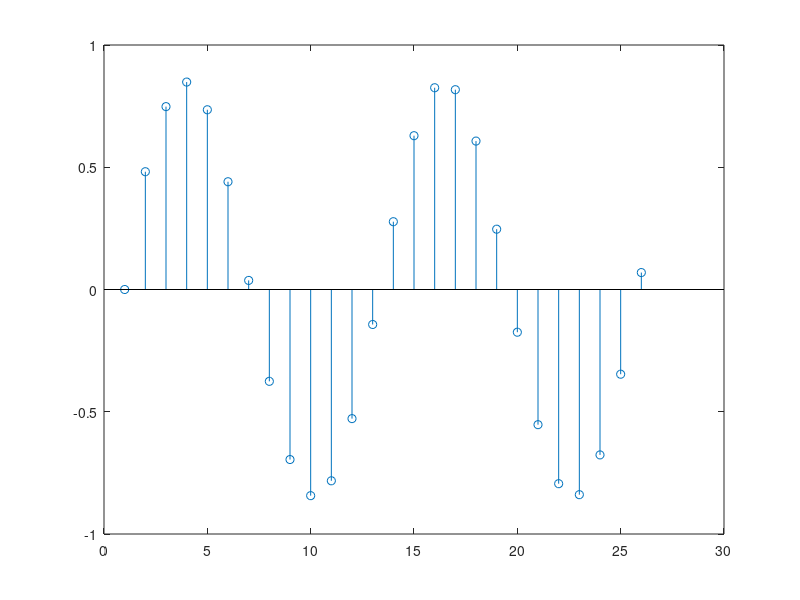

Recreate this plot in MATLAB.
% Sinyal sin parameters 
f = 2; % Frekuensi sinyal sin (contoh)
fs = 25;
ts = 1/fs;
t = 0:ts:1; % Rentang waktu

% Generate sinyal sin
x = sin(2 * pi * f * t);


order = 1; % Ganti dengan orde yang sesuai
a = [0.2]; % Ganti dengan koefisien yang sesuai

% Inisialisasi sinyal keluaran dan array y_prev
y = zeros(1, length(x));
y_prev = zeros(1, order);

% Implementasi filter rekrusif
for n = 1:length(x)
    y(n) = x(n);
    for i = 1:order
        if n > i
            y(n) = y(n) - a(i) * y_prev(i);
        end
    end
    
    % Update state variables
    y_prev(2:end) = y_prev(1:end-1);
    y_prev(1) = y(n);
end

% Hasil sinyal keluaran y
figure;
stem(y);
